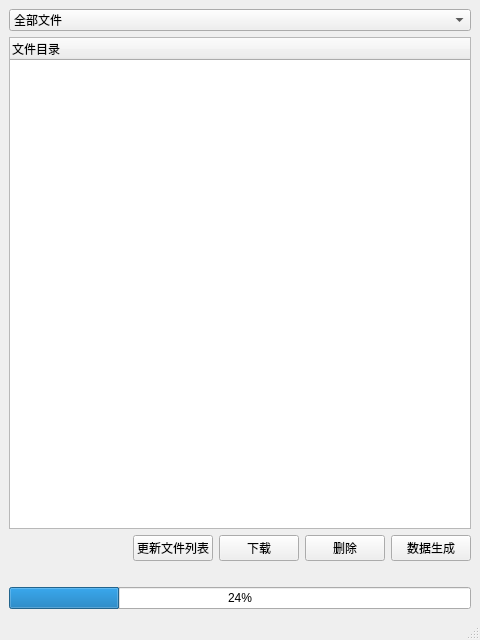
<?xml version="1.0" encoding="UTF-8"?>
<ui version="4.0">
 <class>GetReport_DIALOG</class>
 <widget class="QMainWindow" name="GetReport_DIALOG">
  <property name="geometry">
   <rect>
    <x>0</x>
    <y>0</y>
    <width>480</width>
    <height>640</height>
   </rect>
  </property>
  <property name="windowTitle">
   <string>MainWindow</string>
  </property>
  <widget class="QWidget" name="centralwidget">
   <layout class="QVBoxLayout" name="verticalLayout_3">
    <item>
     <layout class="QVBoxLayout" name="verticalLayout_2">
      <item>
       <widget class="QComboBox" name="comboBox">
        <item>
         <property name="text">
          <string>全部文件</string>
         </property>
        </item>
        <item>
         <property name="text">
          <string>原始文件</string>
         </property>
        </item>
        <item>
         <property name="text">
          <string>报表文件</string>
         </property>
        </item>
        <item>
         <property name="text">
          <string>数据文件</string>
         </property>
        </item>
       </widget>
      </item>
      <item>
       <widget class="QTreeWidget" name="treeWidget_FIleList">
        <column>
         <property name="text">
          <string>文件目录</string>
         </property>
        </column>
       </widget>
      </item>
      <item>
       <layout class="QHBoxLayout" name="horizontalLayout">
        <item>
         <spacer name="horizontalSpacer">
          <property name="orientation">
           <enum>Qt::Horizontal</enum>
          </property>
          <property name="sizeHint" stdset="0">
           <size>
            <width>40</width>
            <height>20</height>
           </size>
          </property>
         </spacer>
        </item>
        <item>
         <widget class="QPushButton" name="pushButton_GetFileList">
          <property name="text">
           <string>更新文件列表</string>
          </property>
         </widget>
        </item>
        <item>
         <widget class="QPushButton" name="pushButton_Download">
          <property name="text">
           <string>下载</string>
          </property>
         </widget>
        </item>
        <item>
         <widget class="QPushButton" name="pushButton_Delete">
          <property name="text">
           <string>删除</string>
          </property>
         </widget>
        </item>
        <item>
         <widget class="QPushButton" name="pushButton_GetSelectedFile">
          <property name="text">
           <string>数据生成</string>
          </property>
          <property name="checkable">
           <bool>true</bool>
          </property>
         </widget>
        </item>
       </layout>
      </item>
      <item>
       <layout class="QVBoxLayout" name="verticalLayout">
        <item>
         <widget class="QLabel" name="label_GenerateLog">
          <property name="text">
           <string/>
          </property>
         </widget>
        </item>
        <item>
         <widget class="QProgressBar" name="progressBar">
          <property name="value">
           <number>24</number>
          </property>
         </widget>
        </item>
       </layout>
      </item>
     </layout>
    </item>
   </layout>
  </widget>
  <widget class="QMenuBar" name="menubar">
   <property name="geometry">
    <rect>
     <x>0</x>
     <y>0</y>
     <width>480</width>
     <height>23</height>
    </rect>
   </property>
  </widget>
  <widget class="QStatusBar" name="statusbar"/>
 </widget>
 <resources/>
 <connections/>
</ui>
